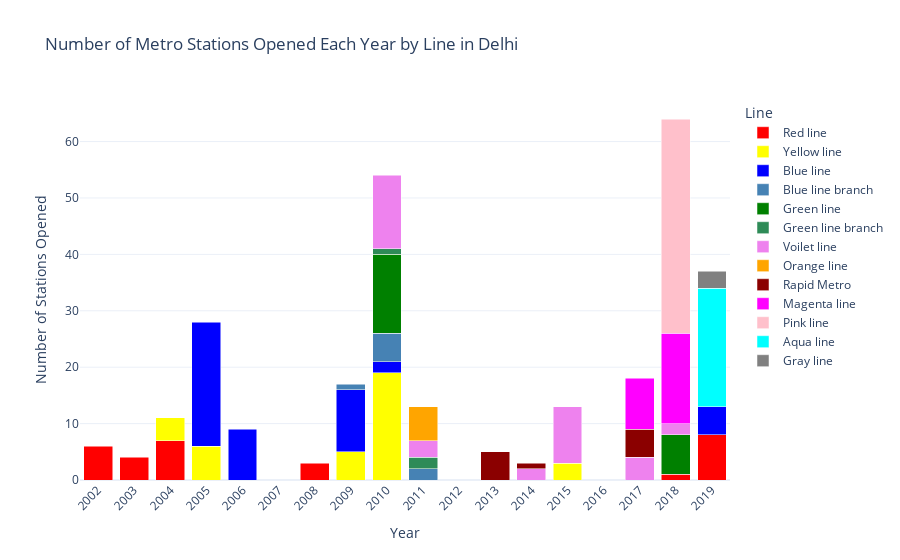

Here is the notebook cell this chart was saved with:
### Code cell
# Count stations opened each year for each metro line
stations_per_line_year = df.groupby(['Opening Year', 'Line']).size().reset_index(name='Number of Stations')

custom_colors = {
    'Red line': '#FF0000',        # Red
    'Pink line': '#FFC0CB',       # Pink
    'Rapid Metro': '#8B0000',     # Dark Red
    'Magenta line': '#FF00FF',    # Magenta
    'Blue line': '#0000FF',       # Blue
    'Aqua line': '#00FFFF',       # Aqua/Cyan
    'Voilet line': '#EE82EE',     # Violet
    'Yellow line': '#FFFF00',     # Yellow
    'Green line': '#008000',      # Green
    'Gray line': '#808080',       # Gray
    'Orange line': '#FFA500',     # Orange
    'Green line branch': '#2E8B57',  # SeaGreen (Different from Green Line)
    'Blue line branch': '#4682B4'  # SteelBlue (Different from Blue Line)
}

fig = px.bar(stations_per_line_year, 
             x='Opening Year', 
             y='Number of Stations', 
             color='Line',  
             title="Number of Metro Stations Opened Each Year by Line in Delhi",
             labels={'Opening Year': 'Year', 'Number of Stations': 'Number of Stations Opened'},
             barmode='stack',
             color_discrete_map=custom_colors)  


fig.update_layout(xaxis_tickangle=-45, 
                  xaxis=dict(tickmode='linear'),
                  yaxis=dict(title='Number of Stations Opened'),
                  xaxis_title="Year")


fig.show()

### Figure 1 — Plotly figure (JSON) as saved in the notebook; plotly's stock layout.template omitted (floating-point values rounded to 4 significant figures)
{"data": [{"alignmentgroup": "True", "hovertemplate": "Line=Red line<br>Year=%{x}<br>Number of Stations Opened=%{y}<extra></extra>", "legendgroup": "Red line", "marker": {"color": "#FF0000", "pattern": {"shape": ""}}, "name": "Red line", "offsetgroup": "Red line", "orientation": "v", "showlegend": true, "textposition": "auto", "type": "bar", "x": [2002, 2003, 2004, 2008, 2018, 2019], "xaxis": "x", "y": [6, 4, 7, 3, 1, 8], "yaxis": "y"}, {"alignmentgroup": "True", "hovertemplate": "Line=Yellow line<br>Year=%{x}<br>Number of Stations Opened=%{y}<extra></extra>", "legendgroup": "Yellow line", "marker": {"color": "#FFFF00", "pattern": {"shape": ""}}, "name": "Yellow line", "offsetgroup": "Yellow line", "orientation": "v", "showlegend": true, "textposition": "auto", "type": "bar", "x": [2004, 2005, 2009, 2010, 2015], "xaxis": "x", "y": [4, 6, 5, 19, 3], "yaxis": "y"}, {"alignmentgroup": "True", "hovertemplate": "Line=Blue line<br>Year=%{x}<br>Number of Stations Opened=%{y}<extra></extra>", "legendgroup": "Blue line", "marker": {"color": "#0000FF", "pattern": {"shape": ""}}, "name": "Blue line", "offsetgroup": "Blue line", "orientation": "v", "showlegend": true, "textposition": "auto", "type": "bar", "x": [2005, 2006, 2009, 2010, 2019], "xaxis": "x", "y": [22, 9, 11, 2, 5], "yaxis": "y"}, {"alignmentgroup": "True", "hovertemplate": "Line=Blue line branch<br>Year=%{x}<br>Number of Stations Opened=%{y}<extra></extra>", "legendgroup": "Blue line branch", "marker": {"color": "#4682B4", "pattern": {"shape": ""}}, "name": "Blue line branch", "offsetgroup": "Blue line branch", "orientation": "v", "showlegend": true, "textposition": "auto", "type": "bar", "x": [2009, 2010, 2011], "xaxis": "x", "y": [1, 5, 2], "yaxis": "y"}, {"alignmentgroup": "True", "hovertemplate": "Line=Green line<br>Year=%{x}<br>Number of Stations Opened=%{y}<extra></extra>", "legendgroup": "Green line", "marker": {"color": "#008000", "pattern": {"shape": ""}}, "name": "Green line", "offsetgroup": "Green line", "orientation": "v", "showlegend": true, "textposition": "auto", "type": "bar", "x": [2010, 2018], "xaxis": "x", "y": [14, 7], "yaxis": "y"}, {"alignmentgroup": "True", "hovertemplate": "Line=Green line branch<br>Year=%{x}<br>Number of Stations Opened=%{y}<extra></extra>", "legendgroup": "Green line branch", "marker": {"color": "#2E8B57", "pattern": {"shape": ""}}, "name": "Green line branch", "offsetgroup": "Green line branch", "orientation": "v", "showlegend": true, "textposition": "auto", "type": "bar", "x": [2010, 2011], "xaxis": "x", "y": [1, 2], "yaxis": "y"}, {"alignmentgroup": "True", "hovertemplate": "Line=Voilet line<br>Year=%{x}<br>Number of Stations Opened=%{y}<extra></extra>", "legendgroup": "Voilet line", "marker": {"color": "#EE82EE", "pattern": {"shape": ""}}, "name": "Voilet line", "offsetgroup": "Voilet line", "orientation": "v", "showlegend": true, "textposition": "auto", "type": "bar", "x": [2010, 2011, 2014, 2015, 2017, 2018], "xaxis": "x", "y": [13, 3, 2, 10, 4, 2], "yaxis": "y"}, {"alignmentgroup": "True", "hovertemplate": "Line=Orange line<br>Year=%{x}<br>Number of Stations Opened=%{y}<extra></extra>", "legendgroup": "Orange line", "marker": {"color": "#FFA500", "pattern": {"shape": ""}}, "name": "Orange line", "offsetgroup": "Orange line", "orientation": "v", "showlegend": true, "textposition": "auto", "type": "bar", "x": [2011], "xaxis": "x", "y": [6], "yaxis": "y"}, {"alignmentgroup": "True", "hovertemplate": "Line=Rapid Metro<br>Year=%{x}<br>Number of Stations Opened=%{y}<extra></extra>", "legendgroup": "Rapid Metro", "marker": {"color": "#8B0000", "pattern": {"shape": ""}}, "name": "Rapid Metro", "offsetgroup": "Rapid Metro", "orientation": "v", "showlegend": true, "textposition": "auto", "type": "bar", "x": [2013, 2014, 2017], "xaxis": "x", "y": [5, 1, 5], "yaxis": "y"}, {"alignmentgroup": "True", "hovertemplate": "Line=Magenta line<br>Year=%{x}<br>Number of Stations Opened=%{y}<extra></extra>", "legendgroup": "Magenta line", "marker": {"color": "#FF00FF", "pattern": {"shape": ""}}, "name": "Magenta line", "offsetgroup": "Magenta line", "orientation": "v", "showlegend": true, "textposition": "auto", "type": "bar", "x": [2017, 2018], "xaxis": "x", "y": [9, 16], "yaxis": "y"}, {"alignmentgroup": "True", "hovertemplate": "Line=Pink line<br>Year=%{x}<br>Number of Stations Opened=%{y}<extra></extra>", "legendgroup": "Pink line", "marker": {"color": "#FFC0CB", "pattern": {"shape": ""}}, "name": "Pink line", "offsetgroup": "Pink line", "orientation": "v", "showlegend": true, "textposition": "auto", "type": "bar", "x": [2018], "xaxis": "x", "y": [38], "yaxis": "y"}, {"alignmentgroup": "True", "hovertemplate": "Line=Aqua line<br>Year=%{x}<br>Number of Stations Opened=%{y}<extra></extra>", "legendgroup": "Aqua line", "marker": {"color": "#00FFFF", "pattern": {"shape": ""}}, "name": "Aqua line", "offsetgroup": "Aqua line", "orientation": "v", "showlegend": true, "textposition": "auto", "type": "bar", "x": [2019], "xaxis": "x", "y": [21], "yaxis": "y"}, {"alignmentgroup": "True", "hovertemplate": "Line=Gray line<br>Year=%{x}<br>Number of Stations Opened=%{y}<extra></extra>", "legendgroup": "Gray line", "marker": {"color": "#808080", "pattern": {"shape": ""}}, "name": "Gray line", "offsetgroup": "Gray line", "orientation": "v", "showlegend": true, "textposition": "auto", "type": "bar", "x": [2019], "xaxis": "x", "y": [3], "yaxis": "y"}], "layout": {"barmode": "stack", "legend": {"title": {"text": "Line"}, "tracegroupgap": 0}, "title": {"text": "Number of Metro Stations Opened Each Year by Line in Delhi"}, "xaxis": {"anchor": "y", "domain": [0, 1], "tickangle": -45, "tickmode": "linear", "title": {"text": "Year"}}, "yaxis": {"anchor": "x", "domain": [0, 1], "title": {"text": "Number of Stations Opened"}}}}
